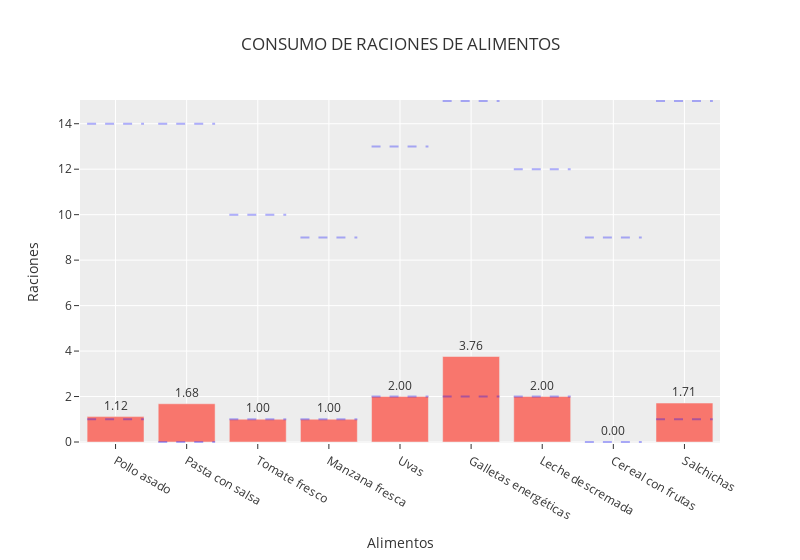

The cell this chart's notebook holds for it:
### Code cell
fig = go.Figure()

fig.add_trace(
    go.Bar(
        x=FOODS,
        y=[x[f].solution_value for f in FOODS],
        text=[f"{x[f].solution_value:.2f}" for f in FOODS],
        textposition="outside",
    )
)

for idx, f in enumerate(FOODS):
    fig.add_shape(
        type="line",
        x0=idx - 0.4,
        x1=idx + 0.4,
        y0=df_foods.loc[f, "qmin"],
        y1=df_foods.loc[f, "qmin"],
        line=dict(color="blue", width=2, dash="dash"),
    )

    fig.add_shape(
        type="line",
        x0=idx - 0.4,
        x1=idx + 0.4,
        y0=df_foods.loc[f, "qmax"],
        y1=df_foods.loc[f, "qmax"],
        line=dict(color="blue", width=2, dash="dash"),
    )

fig.update_layout(
    title="CONSUMO DE RACIONES DE ALIMENTOS",
    xaxis_title="Alimentos",
    yaxis_title="Raciones",
    xaxis={"type": "category"},
    showlegend=False,
    width=800,
    template="ggplot2",
)


fig.show()

### Figure 1 — Plotly figure (JSON) as saved in the notebook; plotly's stock layout.template omitted (floating-point values rounded to 4 significant figures)
{"data": [{"text": ["1.12", "1.68", "1.00", "1.00", "2.00", "3.76", "2.00", "0.00", "1.71"], "textposition": "outside", "type": "bar", "x": ["Pollo asado", "Pasta con salsa", "Tomate fresco", "Manzana fresca", "Uvas", "Galletas energéticas", "Leche descremada", "Cereal con frutas", "Salchichas"], "y": [1.117, 1.681, 1, 1, 2, 3.761, 2, 0, 1.713]}], "layout": {"shapes": [{"line": {"color": "blue", "dash": "dash", "width": 2}, "type": "line", "x0": -0.4, "x1": 0.4, "y0": 1, "y1": 1}, {"line": {"color": "blue", "dash": "dash", "width": 2}, "type": "line", "x0": -0.4, "x1": 0.4, "y0": 14, "y1": 14}, {"line": {"color": "blue", "dash": "dash", "width": 2}, "type": "line", "x0": 0.6, "x1": 1.4, "y0": 0, "y1": 0}, {"line": {"color": "blue", "dash": "dash", "width": 2}, "type": "line", "x0": 0.6, "x1": 1.4, "y0": 14, "y1": 14}, {"line": {"color": "blue", "dash": "dash", "width": 2}, "type": "line", "x0": 1.6, "x1": 2.4, "y0": 1, "y1": 1}, {"line": {"color": "blue", "dash": "dash", "width": 2}, "type": "line", "x0": 1.6, "x1": 2.4, "y0": 10, "y1": 10}, {"line": {"color": "blue", "dash": "dash", "width": 2}, "type": "line", "x0": 2.6, "x1": 3.4, "y0": 1, "y1": 1}, {"line": {"color": "blue", "dash": "dash", "width": 2}, "type": "line", "x0": 2.6, "x1": 3.4, "y0": 9, "y1": 9}, {"line": {"color": "blue", "dash": "dash", "width": 2}, "type": "line", "x0": 3.6, "x1": 4.4, "y0": 2, "y1": 2}, {"line": {"color": "blue", "dash": "dash", "width": 2}, "type": "line", "x0": 3.6, "x1": 4.4, "y0": 13, "y1": 13}, {"line": {"color": "blue", "dash": "dash", "width": 2}, "type": "line", "x0": 4.6, "x1": 5.4, "y0": 2, "y1": 2}, {"line": {"color": "blue", "dash": "dash", "width": 2}, "type": "line", "x0": 4.6, "x1": 5.4, "y0": 15, "y1": 15}, {"line": {"color": "blue", "dash": "dash", "width": 2}, "type": "line", "x0": 5.6, "x1": 6.4, "y0": 2, "y1": 2}, {"line": {"color": "blue", "dash": "dash", "width": 2}, "type": "line", "x0": 5.6, "x1": 6.4, "y0": 12, "y1": 12}, {"line": {"color": "blue", "dash": "dash", "width": 2}, "type": "line", "x0": 6.6, "x1": 7.4, "y0": 0, "y1": 0}, {"line": {"color": "blue", "dash": "dash", "width": 2}, "type": "line", "x0": 6.6, "x1": 7.4, "y0": 9, "y1": 9}, {"line": {"color": "blue", "dash": "dash", "width": 2}, "type": "line", "x0": 7.6, "x1": 8.4, "y0": 1, "y1": 1}, {"line": {"color": "blue", "dash": "dash", "width": 2}, "type": "line", "x0": 7.6, "x1": 8.4, "y0": 15, "y1": 15}], "showlegend": false, "title": {"text": "CONSUMO DE RACIONES DE ALIMENTOS"}, "width": 800, "xaxis": {"title": {"text": "Alimentos"}, "type": "category"}, "yaxis": {"title": {"text": "Raciones"}}}}
